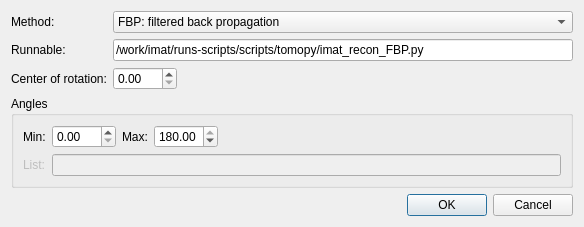
<?xml version="1.0" encoding="UTF-8"?>
<ui version="4.0">
 <class>TomoToolConfigTomoPy</class>
 <widget class="QDialog" name="TomoToolConfigTomoPy">
  <property name="windowModality">
   <enum>Qt::WindowModal</enum>
  </property>
  <property name="geometry">
   <rect>
    <x>0</x>
    <y>0</y>
    <width>584</width>
    <height>224</height>
   </rect>
  </property>
  <property name="windowTitle">
   <string>TomoPy Configuration</string>
  </property>
  <layout class="QGridLayout" name="gridLayout_3">
   <item row="0" column="0">
    <layout class="QGridLayout" name="gridLayout_2">
     <item row="4" column="0" colspan="3">
      <widget class="QGroupBox" name="groupBox">
       <property name="title">
        <string>Angles</string>
       </property>
       <layout class="QGridLayout" name="gridLayout">
        <item row="0" column="0">
         <widget class="QLabel" name="label_runnable_2">
          <property name="text">
           <string>Min:</string>
          </property>
         </widget>
        </item>
        <item row="0" column="4">
         <spacer name="horizontalSpacer_2">
          <property name="orientation">
           <enum>Qt::Horizontal</enum>
          </property>
          <property name="sizeHint" stdset="0">
           <size>
            <width>174</width>
            <height>20</height>
           </size>
          </property>
         </spacer>
        </item>
        <item row="1" column="0">
         <widget class="QLabel" name="label_runnable_4">
          <property name="enabled">
           <bool>false</bool>
          </property>
          <property name="text">
           <string>List:</string>
          </property>
         </widget>
        </item>
        <item row="0" column="2">
         <widget class="QLabel" name="label_runnable_3">
          <property name="text">
           <string>Max:</string>
          </property>
         </widget>
        </item>
        <item row="1" column="1" colspan="4">
         <widget class="QLineEdit" name="lineEdit">
          <property name="enabled">
           <bool>false</bool>
          </property>
         </widget>
        </item>
        <item row="0" column="3">
         <widget class="QDoubleSpinBox" name="doubleSpinBox_angle_max">
          <property name="maximum">
           <double>180.000000000000000</double>
          </property>
          <property name="value">
           <double>180.000000000000000</double>
          </property>
         </widget>
        </item>
        <item row="0" column="1">
         <widget class="QDoubleSpinBox" name="doubleSpinBox_angle_min">
          <property name="maximum">
           <double>360.000000000000000</double>
          </property>
         </widget>
        </item>
       </layout>
      </widget>
     </item>
     <item row="3" column="1">
      <widget class="QDoubleSpinBox" name="doubleSpinBox_center_rot">
       <property name="maximum">
        <double>180.000000000000000</double>
       </property>
      </widget>
     </item>
     <item row="1" column="0">
      <widget class="QLabel" name="label">
       <property name="text">
        <string>Method:</string>
       </property>
      </widget>
     </item>
     <item row="2" column="1" colspan="2">
      <widget class="QLineEdit" name="lineEdit_runnable">
       <property name="text">
        <string>/work/imat/runs-scripts/scripts/tomopy/imat_recon_FBP.py</string>
       </property>
      </widget>
     </item>
     <item row="2" column="0">
      <widget class="QLabel" name="label_runnable">
       <property name="text">
        <string>Runnable:</string>
       </property>
      </widget>
     </item>
     <item row="3" column="0">
      <widget class="QLabel" name="label_cli_options">
       <property name="text">
        <string>Center of rotation:</string>
       </property>
      </widget>
     </item>
     <item row="3" column="2">
      <spacer name="horizontalSpacer_4">
       <property name="orientation">
        <enum>Qt::Horizontal</enum>
       </property>
       <property name="sizeHint" stdset="0">
        <size>
         <width>40</width>
         <height>20</height>
        </size>
       </property>
      </spacer>
     </item>
     <item row="1" column="1" colspan="2">
      <widget class="QComboBox" name="comboBox_method">
       <item>
        <property name="text">
         <string>FBP: filtered back propagation</string>
        </property>
       </item>
       <item>
        <property name="text">
         <string>SIRT: statistical image reconstruction</string>
        </property>
       </item>
      </widget>
     </item>
    </layout>
   </item>
   <item row="1" column="0">
    <spacer name="verticalSpacer">
     <property name="orientation">
      <enum>Qt::Vertical</enum>
     </property>
     <property name="sizeHint" stdset="0">
      <size>
       <width>20</width>
       <height>0</height>
      </size>
     </property>
    </spacer>
   </item>
   <item row="2" column="0">
    <layout class="QHBoxLayout" name="horizontalLayout">
     <item>
      <spacer name="horizontalSpacer">
       <property name="orientation">
        <enum>Qt::Horizontal</enum>
       </property>
       <property name="sizeHint" stdset="0">
        <size>
         <width>178</width>
         <height>20</height>
        </size>
       </property>
      </spacer>
     </item>
     <item>
      <widget class="QDialogButtonBox" name="buttonBox">
       <property name="orientation">
        <enum>Qt::Horizontal</enum>
       </property>
       <property name="standardButtons">
        <set>QDialogButtonBox::Cancel|QDialogButtonBox::Ok</set>
       </property>
      </widget>
     </item>
    </layout>
   </item>
  </layout>
 </widget>
 <resources/>
 <connections/>
</ui>
